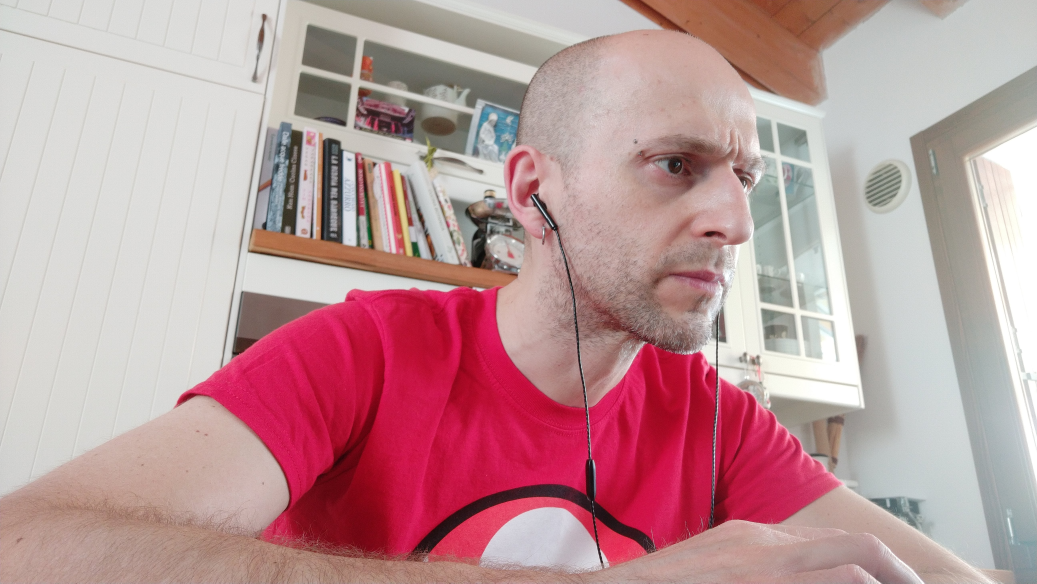
#> input picture M6_Computer_Vision/04. Kernels, callbacks and thresholding/img/me.jpg, 5184 x 2916 px (shown at 1/5 size)
$ jupyter execute --allow-errors 'Mini projects.ipynb'   (shell and % lines are left out)   (text cells are left out)
#> lines starting #> are read from the running program, lines starting #| are printed output that depends on the picture; after the words box and inside, x2 and y2 are one past the last pixel; in counts of white or black regions, pixels touching at a corner belong together
[cell 1]
import cv2
import numpy as np
import matplotlib.pyplot as plt
plt.rcParams['image.cmap'] = 'gray'

[cell 2]
orig = cv2.imread('./img/me.jpg')
#> orig is the input picture: shape (2916, 5184, 3); mean B, G, R 154.2, 151, 189.3

plt.figure(figsize = (15, 10))
plt.imshow(cv2.cvtColor(orig, cv2.COLOR_BGR2RGB));

[cell 3]
me = orig.copy()

def sketchify(img, height_final):
#> called with height_final = 480
    reduct = height_final / img.shape[0]
#> reduct = 0.165
    kernel = 3
    # resize the kernel in GaussianBlur as needed

    if kernel * img.shape[1] // 480 % 2 == 1:
        kernel_dim = kernel * img.shape[1] // 480
    else:
        kernel_dim = kernel * img.shape[1] // 480 + 1
#> kernel_dim = 33

    img = cv2.resize(img, None, fx=reduct, fy=reduct)
    img = cv2.cvtColor(img, cv2.COLOR_BGR2GRAY)
#> img: shape (480, 853)

    img = cv2.GaussianBlur(img, (kernel_dim, kernel_dim), 0.7)
    img = cv2.Canny(img, 60, 120)
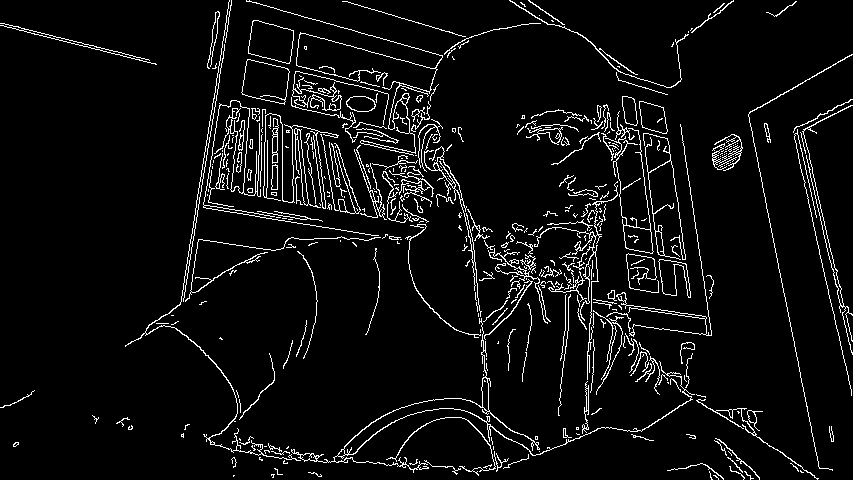
#> img: shape (480, 853); 5.6% white in thin lines or dots

    _, img = cv2.threshold(img, 128, 255, cv2.THRESH_BINARY)

    return cv2.bitwise_not(img)
#> returned value: shape (480, 853); 94.4% white; black in thin lines or dots


me = sketchify(me, 480)

plt.figure(figsize = (15, 10))
plt.imshow(me, cmap='gray');

[cell 4]
video = cv2.VideoCapture(0)

while(video.isOpened()):
    check, frame = video.read()
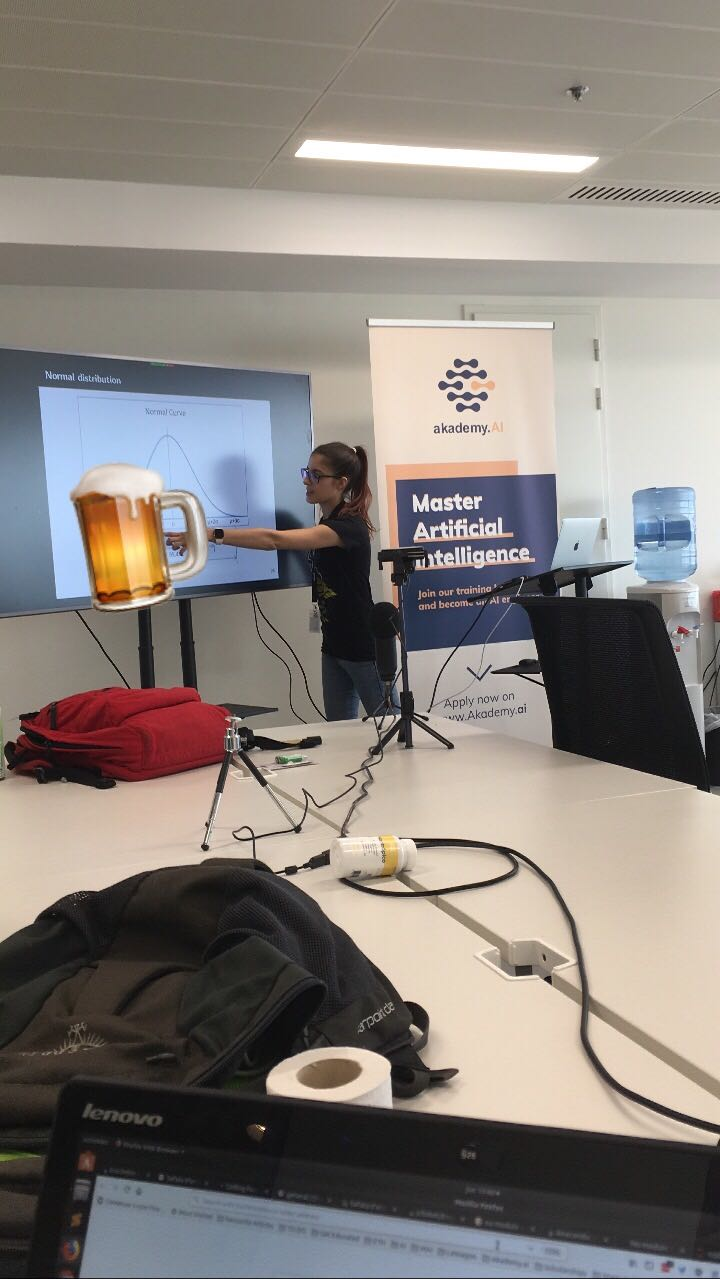
#> input picture M1_Math/05. Statistics/images/beers.jpg, 720 x 1279 px, given in place of the camera
#> frame is the input picture: shape (1279, 720, 3); mean B, G, R 124.3, 129.7, 136.5
    if frame is not None:
        img = sketchify(frame, 480)
#> call 2 of sketchify, with height_final = 480
#> in sketchify (call 2), `img = cv2.Canny(img, 60, 120)`:
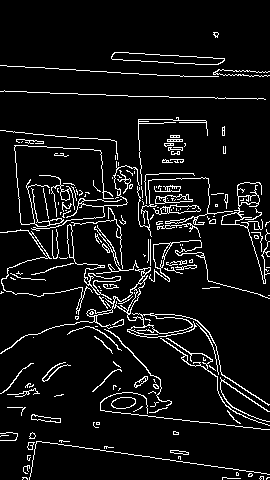
#> img: shape (480, 270); 7.3% white in thin lines or dots
#> in sketchify (call 2), `return cv2.bitwise_not(img)`: returned value: shape (480, 270); 92.7% white; black in thin lines or dots
        #img = frame
        cv2.imshow('frame',img)
        if cv2.waitKey(30) & 0xFF == ord('q'):
#> (key q is pressed here)
            break
    else:
        break


video.release()
cv2.destroyAllWindows()
cv2.waitKey(1)

[cell 5]
digits = cv2.imread('./img/DIGITS.jpg', cv2.IMREAD_GRAYSCALE)
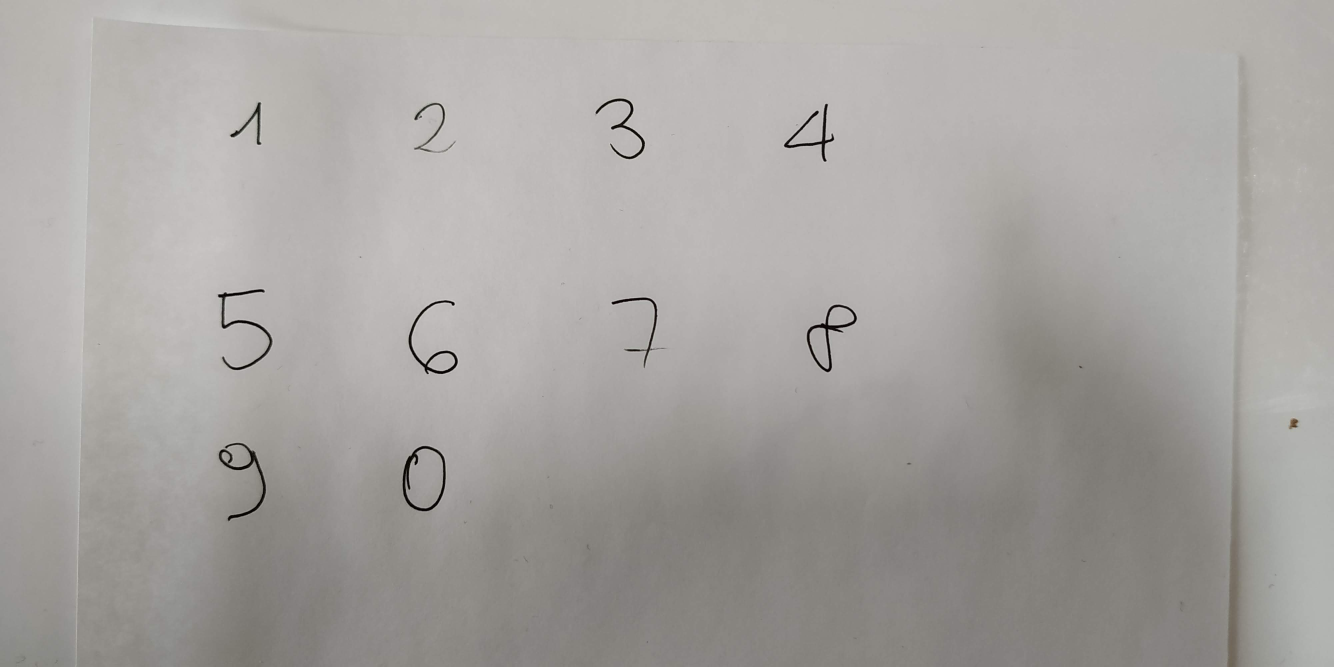
#> input picture M6_Computer_Vision/04. Kernels, callbacks and thresholding/img/DIGITS.jpg, 4000 x 2000 px (shown at 1/3 size)
#> digits: shape (2000, 4000); min 0, max 217, mean 164
plt.figure(figsize = (20,15))
plt.imshow(digits);

[cell 6]
def to_mnist(img):
    _, img = cv2.threshold(img, 150, 255, cv2.THRESH_TRUNC)
#> img: shape (220, 220)
    img = cv2.bitwise_not(img)

    kernel = np.ones((11, 11), np.uint8)
    # img = cv2.morphologyEx(img, cv2.MORPH_OPEN, kernel, iteraions=1)
    img = cv2.dilate(img, kernel, iterations=1)
    _, img = cv2.threshold(img, 128, 255, cv2.THRESH_BINARY)
#> img: shape (220, 220); 10.9% white; 1 white region, box (x1, y1, x2, y2) and area: (45, 32, 149, 170) 5277
    # kernel_er = np.ones((7, 7), np.uint8)
    # img = cv2.erode(img, kernel_er, iterations=1)
    img = cv2.medianBlur(img, 7)
#> img: shape (220, 220); 10.9% white; 1 white region, box (x1, y1, x2, y2) and area: (45, 32, 149, 170) 5265

    img = cv2.resize(img, (28, 28), interpolation=cv2.INTER_LANCZOS4)
#> img: shape (28, 28)

    return img

[cell 7]
def crop(img: np.ndarray, start: tuple, dim: tuple):
    return img[start[0]:start[0]+dim[0], start[1]:start[1]+dim[1]]

[cell 8]
def show_digits(img1, img2):
    fig, (ax1, ax2) = plt.subplots(1, 2, figsize=(8, 4))
    ax1.imshow(img1);
    ax2.imshow(img2);

[cell 9]
one = crop(digits, (270, 640), (220, 220))
one_mnist = to_mnist(one)

show_digits(one, one_mnist)

[cell 10]
three = crop(digits, (270, 1750), (250, 250))
three_mnist = to_mnist(three)
#> in to_mnist (call 2), `_, img = cv2.threshold(img, 128, 255, cv2.THRESH_BINARY)`: img: shape (250, 250); 15.5% white; 1 white region, box (x1, y1, x2, y2) and area: (31, 21, 190, 213) 9707
#> in to_mnist (call 2), `img = cv2.medianBlur(img, 7)`: img: shape (250, 250); 15.5% white; 1 white region, box (x1, y1, x2, y2) and area: (31, 21, 190, 213) 9693

show_digits(three, three_mnist)

[cell 11]
two = crop(digits, (270, 1200), (220, 220))
two_mnist = to_mnist(two)
#> in to_mnist (call 3), `_, img = cv2.threshold(img, 128, 255, cv2.THRESH_BINARY)`: img: shape (220, 220); 14.2% white; 2 white regions, box (x1, y1, x2, y2) and area: (38, 34, 140, 191) 6090, (128, 151, 170, 189) 783
#> in to_mnist (call 3), `img = cv2.medianBlur(img, 7)`: img: shape (220, 220); 14.1% white; 2 white regions, box (x1, y1, x2, y2) and area: (38, 34, 140, 191) 6077, (128, 151, 170, 189) 765

show_digits(two, two_mnist)

[cell 12]
five = crop(digits, (800, 550), (390, 390))
#> call 4 of crop, with start = (800, 550), dim = (390, 390)
#> in crop (call 4), `return img[start[0]:start[0]+dim[0], start[1]:start[1]+dim[1]]`:
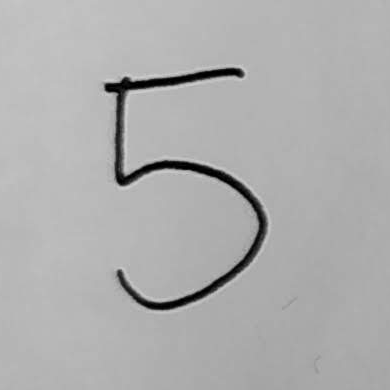
#> returned value: shape (390, 390); min 0, max 208, mean 174.2
five_mnist = to_mnist(five)
#> in to_mnist (call 4), `_, img = cv2.threshold(img, 150, 255, cv2.THRESH_TRUNC)`:
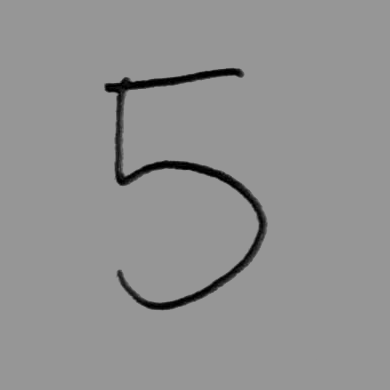
#> img: shape (390, 390); min 0, max 150, mean 146.2
#> in to_mnist (call 4), `img = cv2.dilate(img, kernel, iterations=1)`:
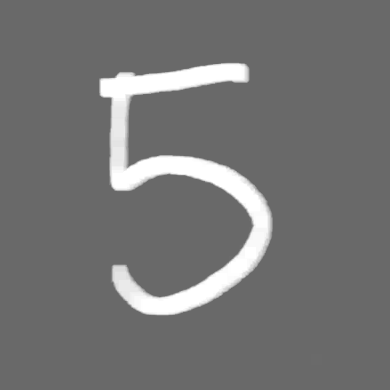
#> img: shape (390, 390); min 105, max 255, mean 116
#> in to_mnist (call 4), `_, img = cv2.threshold(img, 128, 255, cv2.THRESH_BINARY)`:
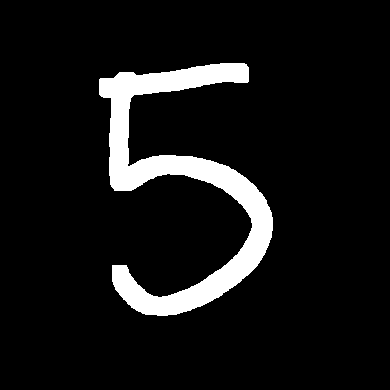
#> img: shape (390, 390); 8.4% white; 1 white region, box (x1, y1, x2, y2) and area: (99, 63, 273, 316) 12775
#> in to_mnist (call 4), `img = cv2.medianBlur(img, 7)`:
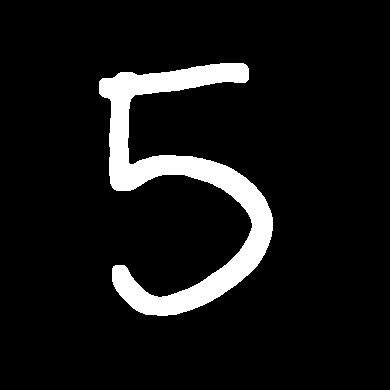
#> img: shape (390, 390); 8.4% white; 1 white region, box (x1, y1, x2, y2) and area: (99, 63, 273, 316) 12765

show_digits(five, five_mnist)

[cell 13]
six = crop(digits, (850, 1100), (350, 350))
#> in crop (call 5), `return img[start[0]:start[0]+dim[0], start[1]:start[1]+dim[1]]`:
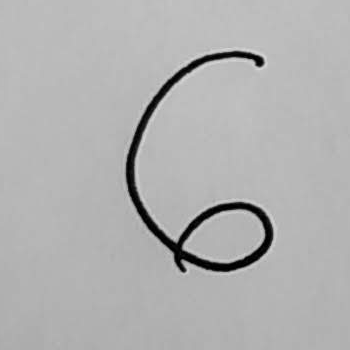
#> returned value: shape (350, 350); min 0, max 217, mean 177
